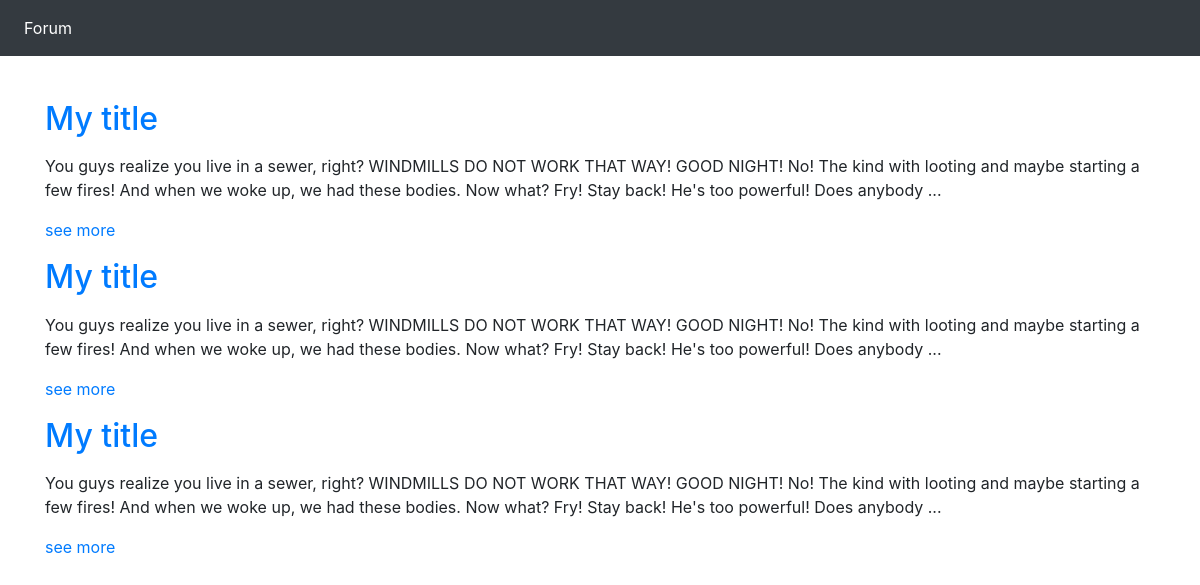
The page / on the database its author committed.
### tables this page shows
CREATE TABLE `article` (
  `id` int(11) NOT NULL,
  `title` varchar(255) DEFAULT NULL,
  `content` longtext,
  `date` datetime DEFAULT NULL
);

### application/Autoload.php (called while the page is built, shortened)
<?php
class Autoload
{
    static function autoload($class){
        if (strpos($class, __NAMESPACE__ . '\\') === 0){
            $class = str_replace(__NAMESPACE__ . '\\', '', $class);
            $class = str_replace('\\', '/', $class);
        }
    }
}

### application/Database.php (called while the page is built, shortened)
<?php
class Database {
    private $pdo;
    private function getPDO() {
        if ($this->pdo === null) {
            $pdo = new PDO('mysql:dbname=trainingplan;host=localhost', 'root', '');
            $pdo->setAttribute(PDO::ATTR_ERRMODE, PDO::ERRMODE_EXCEPTION);
            $this->pdo = $pdo;
        }
        return $this->pdo;
    }
    public function query($statement, $class_name) {
        $req = $this->getPDO()->query($statement);
        $data = $req->fetchAll(PDO::FETCH_CLASS, $class_name);
        return $data;
    }
}

### application/Table/Article.php (the view, shortened to what this page needs)
<?php
class Article
{
    public function __get($key) {
        $method = 'get' . ucfirst($key);
        $this->$key = $this->$method();
        return $this->$key;
    }
    public function getURL() {
        return 'index.php?p=article&id=' . $this->id;
    }
    public function getExtract() {
        $html = '<p>' . substr($this->content, 0, 250) . '...</p>';
        $html .= '<p><a href="' . $this->getURL() . '"> see more </a></p>';
        return $html;
    }
}

### public/index.php (shortened to what this page needs)
<?php
require '../application/Autoload.php';
if (isset($_GET['p'])) {
    $p = $_GET['p'];
} else {
    $p = 'home';
}
$db = new Database('trainingplan');
if ($p === 'home') {
    require '../pages/home.php';
} elseif ($p === 'article') {
    require '../pages/single.php';
}
$content = ob_get_clean();
require '../pages/templates/default.php';

### pages/home.php
<?php foreach ($db->query('SELECT * FROM article', 'Application\Table\Article') as $post): ?>
    <h2><a href="<?= $post->url ?>"><?= $post->title; ?></a></h2>
    <p><?= $post->extract ?></p>
<?php endforeach; ?>

### pages/templates/default.php (shortened to what this page needs)
<!doctype html>
<html lang="en">
<head>
    <link rel="stylesheet" href="https://cdn.jsdelivr.net/npm/bootstrap@4.5.3/dist/css/bootstrap.min.css">
</head>
<body>
<nav class="navbar navbar-expand-md navbar-dark bg-dark fixed-top">
    <div class="collapse navbar-collapse" id="navbarsExampleDefault">
        <ul class="navbar-nav mr-auto">
            <li class="nav-item active">
                <a class="nav-link" href="#">Forum <span class="sr-only">(current)</span></a>
            </li>
        </ul>
    </div>
</nav>
<main role="main" class="container">
    <div class="starter-template" style="padding-top: 100px">
        <?= $content; ?>
    </div>
</main>
</html>

### rows shown on the page
article: title "My title", content "You guys realize you live in a sewer, right? WINDMILLS DO NOT WORK THAT WAY! GOOD NIGHT! No! The kind with looting and maybe starting a few fires! And when we woke up, we had these bodies. Now what? Fry! Stay back! He's too powerful! Does anybody"
article: title "My title", content "You guys realize you live in a sewer, right? WINDMILLS DO NOT WORK THAT WAY! GOOD NIGHT! No! The kind with looting and maybe starting a few fires! And when we woke up, we had these bodies. Now what? Fry! Stay back! He's too powerful! Does anybody"
article: title "My title", content "You guys realize you live in a sewer, right? WINDMILLS DO NOT WORK THAT WAY! GOOD NIGHT! No! The kind with looting and maybe starting a few fires! And when we woke up, we had these bodies. Now what? Fry! Stay back! He's too powerful! Does anybody"
